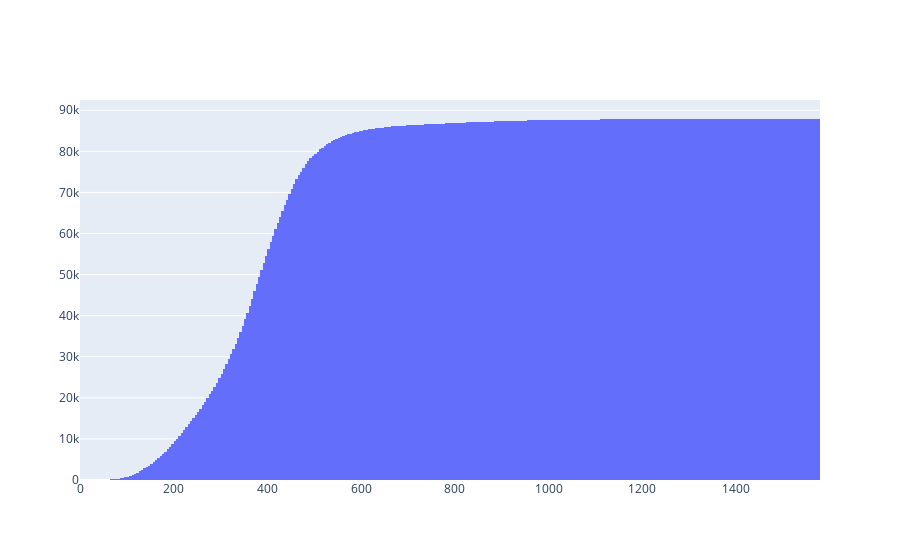

Notebook source saved alongside this figure:
### Code cell
dataset['train'][2301]
import plotly.graph_objects as go
article_tokens_len=[]
for i in dataset['train']:
    article_tokens_len.append(tokenizer.encode(i['article'],return_tensors='pt',truncation=False).shape[1])
fig = go.Figure(data=[go.Histogram(x=article_tokens_len,histnorm='probability', cumulative_enabled=True)])

fig.show()

### Figure 1 — Plotly figure (JSON) as saved in the notebook; plotly's stock layout.template omitted (floating-point values rounded to 4 significant figures; data arrays with more than 128 entries replaced by an {"elided": "..."} marker saying what was removed)
{"data": [{"cumulative": {"enabled": true}, "type": "histogram", "x": {"elided": "87866 int values"}}], "layout": {}}
